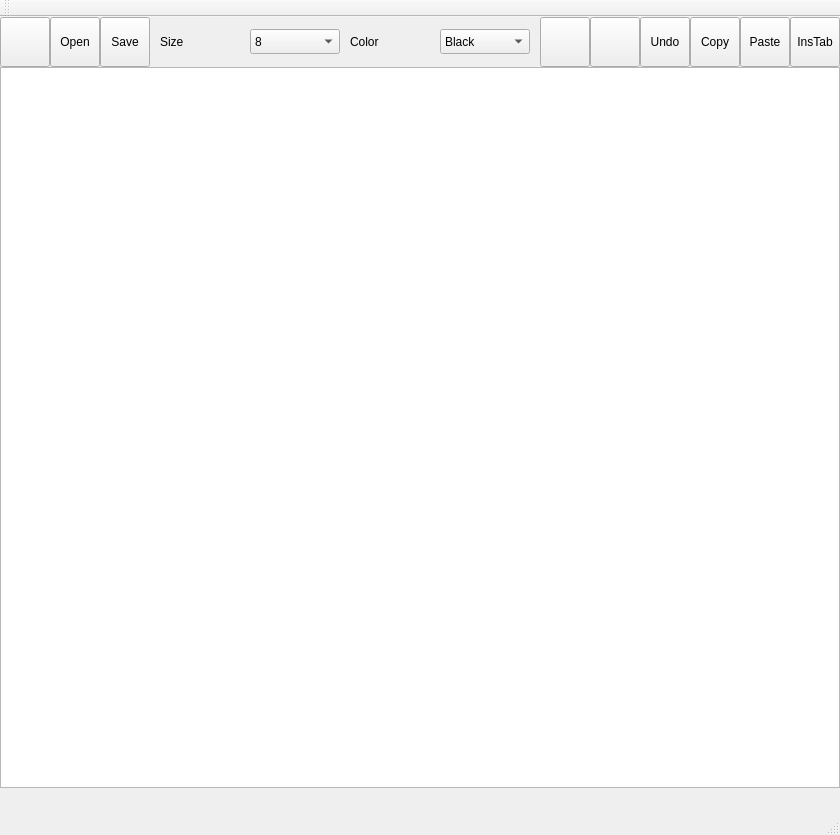
<?xml version="1.0" encoding="UTF-8"?>
<ui version="4.0">
 <class>MainWindow</class>
 <widget class="QMainWindow" name="MainWindow">
  <property name="geometry">
   <rect>
    <x>0</x>
    <y>0</y>
    <width>840</width>
    <height>835</height>
   </rect>
  </property>
  <property name="windowTitle">
   <string>MainWindow</string>
  </property>
  <widget class="QWidget" name="centralWidget">
   <widget class="QTextEdit" name="textEdit">
    <property name="geometry">
     <rect>
      <x>0</x>
      <y>50</y>
      <width>840</width>
      <height>721</height>
     </rect>
    </property>
    <property name="html">
     <string>&lt;!DOCTYPE HTML PUBLIC &quot;-//W3C//DTD HTML 4.0//EN&quot; &quot;http://www.w3.org/TR/REC-html40/strict.dtd&quot;&gt;
&lt;html&gt;&lt;head&gt;&lt;meta name=&quot;qrichtext&quot; content=&quot;1&quot; /&gt;&lt;style type=&quot;text/css&quot;&gt;
p, li { white-space: pre-wrap; }
&lt;/style&gt;&lt;/head&gt;&lt;body style=&quot; font-family:'MS Shell Dlg 2'; font-size:7.8pt; font-weight:400; font-style:normal;&quot;&gt;
&lt;p style=&quot;-qt-paragraph-type:empty; margin-top:0px; margin-bottom:0px; margin-left:0px; margin-right:0px; -qt-block-indent:0; text-indent:0px;&quot;&gt;&lt;br /&gt;&lt;/p&gt;&lt;/body&gt;&lt;/html&gt;</string>
    </property>
   </widget>
   <widget class="QToolButton" name="newFile">
    <property name="geometry">
     <rect>
      <x>0</x>
      <y>0</y>
      <width>50</width>
      <height>50</height>
     </rect>
    </property>
    <property name="text">
     <string/>
    </property>
    <property name="icon">
     <iconset>
      <normaloff>C:/Users/kiril/Downloads/free-icon-add-post-11478228.png</normaloff>C:/Users/kiril/Downloads/free-icon-add-post-11478228.png</iconset>
    </property>
    <property name="iconSize">
     <size>
      <width>30</width>
      <height>30</height>
     </size>
    </property>
   </widget>
   <widget class="QToolButton" name="openFile">
    <property name="geometry">
     <rect>
      <x>50</x>
      <y>0</y>
      <width>50</width>
      <height>50</height>
     </rect>
    </property>
    <property name="text">
     <string>Open</string>
    </property>
    <property name="icon">
     <iconset>
      <normaloff>C:/Users/kiril/Downloads/free-icon-folder-4152306.png</normaloff>C:/Users/kiril/Downloads/free-icon-folder-4152306.png</iconset>
    </property>
    <property name="iconSize">
     <size>
      <width>35</width>
      <height>35</height>
     </size>
    </property>
   </widget>
   <widget class="QToolButton" name="saveFile">
    <property name="geometry">
     <rect>
      <x>100</x>
      <y>0</y>
      <width>50</width>
      <height>50</height>
     </rect>
    </property>
    <property name="text">
     <string>Save</string>
    </property>
    <property name="icon">
     <iconset>
      <normaloff>C:/Users/kiril/Downloads/free-icon-save-2040468.png</normaloff>C:/Users/kiril/Downloads/free-icon-save-2040468.png</iconset>
    </property>
    <property name="iconSize">
     <size>
      <width>30</width>
      <height>30</height>
     </size>
    </property>
   </widget>
   <widget class="QComboBox" name="colorChange">
    <property name="geometry">
     <rect>
      <x>440</x>
      <y>12</y>
      <width>90</width>
      <height>25</height>
     </rect>
    </property>
    <item>
     <property name="text">
      <string>Black</string>
     </property>
    </item>
    <item>
     <property name="text">
      <string>Pink</string>
     </property>
    </item>
    <item>
     <property name="text">
      <string>Yellow</string>
     </property>
    </item>
    <item>
     <property name="text">
      <string>Orange</string>
     </property>
    </item>
    <item>
     <property name="text">
      <string>Red</string>
     </property>
    </item>
    <item>
     <property name="text">
      <string>Green</string>
     </property>
    </item>
    <item>
     <property name="text">
      <string>Blue</string>
     </property>
    </item>
   </widget>
   <widget class="QLabel" name="label">
    <property name="geometry">
     <rect>
      <x>350</x>
      <y>12</y>
      <width>90</width>
      <height>25</height>
     </rect>
    </property>
    <property name="font">
     <font>
      <pointsize>9</pointsize>
     </font>
    </property>
    <property name="text">
     <string>Color</string>
    </property>
   </widget>
   <widget class="QComboBox" name="sizeChange">
    <property name="geometry">
     <rect>
      <x>250</x>
      <y>12</y>
      <width>90</width>
      <height>25</height>
     </rect>
    </property>
    <item>
     <property name="text">
      <string>8</string>
     </property>
    </item>
    <item>
     <property name="text">
      <string>10</string>
     </property>
    </item>
    <item>
     <property name="text">
      <string>12</string>
     </property>
    </item>
    <item>
     <property name="text">
      <string>14</string>
     </property>
    </item>
    <item>
     <property name="text">
      <string>16</string>
     </property>
    </item>
    <item>
     <property name="text">
      <string>18</string>
     </property>
    </item>
    <item>
     <property name="text">
      <string>20</string>
     </property>
    </item>
    <item>
     <property name="text">
      <string>22</string>
     </property>
    </item>
    <item>
     <property name="text">
      <string>24</string>
     </property>
    </item>
   </widget>
   <widget class="QLabel" name="label_2">
    <property name="geometry">
     <rect>
      <x>160</x>
      <y>12</y>
      <width>90</width>
      <height>25</height>
     </rect>
    </property>
    <property name="font">
     <font>
      <pointsize>9</pointsize>
      <weight>50</weight>
      <bold>false</bold>
     </font>
    </property>
    <property name="text">
     <string>Size</string>
    </property>
   </widget>
   <widget class="QToolButton" name="search">
    <property name="geometry">
     <rect>
      <x>540</x>
      <y>0</y>
      <width>50</width>
      <height>50</height>
     </rect>
    </property>
    <property name="text">
     <string/>
    </property>
    <property name="icon">
     <iconset>
      <normaloff>C:/Users/kiril/Downloads/free-icon-search-4347487.png</normaloff>C:/Users/kiril/Downloads/free-icon-search-4347487.png</iconset>
    </property>
    <property name="iconSize">
     <size>
      <width>33</width>
      <height>33</height>
     </size>
    </property>
   </widget>
   <widget class="QPushButton" name="clearButton">
    <property name="geometry">
     <rect>
      <x>590</x>
      <y>0</y>
      <width>50</width>
      <height>50</height>
     </rect>
    </property>
    <property name="text">
     <string/>
    </property>
    <property name="icon">
     <iconset>
      <normaloff>C:/Users/kiril/Downloads/free-icon-recycle-bin-3156999.png</normaloff>C:/Users/kiril/Downloads/free-icon-recycle-bin-3156999.png</iconset>
    </property>
    <property name="iconSize">
     <size>
      <width>32</width>
      <height>32</height>
     </size>
    </property>
   </widget>
   <widget class="QToolButton" name="insertTable">
    <property name="geometry">
     <rect>
      <x>790</x>
      <y>0</y>
      <width>50</width>
      <height>50</height>
     </rect>
    </property>
    <property name="text">
     <string>InsTab</string>
    </property>
    <property name="icon">
     <iconset>
      <normaloff>C:/Users/kiril/Downloads/free-icon-data-table-8246292.png</normaloff>C:/Users/kiril/Downloads/free-icon-data-table-8246292.png</iconset>
    </property>
    <property name="iconSize">
     <size>
      <width>35</width>
      <height>35</height>
     </size>
    </property>
   </widget>
   <widget class="QToolButton" name="undo">
    <property name="geometry">
     <rect>
      <x>640</x>
      <y>0</y>
      <width>50</width>
      <height>50</height>
     </rect>
    </property>
    <property name="text">
     <string>Undo</string>
    </property>
    <property name="icon">
     <iconset>
      <normaloff>C:/Users/kiril/Downloads/free-icon-back-arrow-3545314.png</normaloff>C:/Users/kiril/Downloads/free-icon-back-arrow-3545314.png</iconset>
    </property>
    <property name="iconSize">
     <size>
      <width>37</width>
      <height>37</height>
     </size>
    </property>
   </widget>
   <widget class="QToolButton" name="copy">
    <property name="geometry">
     <rect>
      <x>690</x>
      <y>0</y>
      <width>50</width>
      <height>50</height>
     </rect>
    </property>
    <property name="text">
     <string>Copy</string>
    </property>
    <property name="icon">
     <iconset>
      <normaloff>C:/Users/kiril/Downloads/free-icon-copy-5993921.png</normaloff>C:/Users/kiril/Downloads/free-icon-copy-5993921.png</iconset>
    </property>
    <property name="iconSize">
     <size>
      <width>35</width>
      <height>35</height>
     </size>
    </property>
   </widget>
   <widget class="QToolButton" name="pasteText">
    <property name="geometry">
     <rect>
      <x>740</x>
      <y>0</y>
      <width>50</width>
      <height>50</height>
     </rect>
    </property>
    <property name="text">
     <string>Paste</string>
    </property>
    <property name="icon">
     <iconset>
      <normaloff>C:/Users/kiril/Downloads/free-icon-paste-4043782.png</normaloff>C:/Users/kiril/Downloads/free-icon-paste-4043782.png</iconset>
    </property>
    <property name="iconSize">
     <size>
      <width>31</width>
      <height>31</height>
     </size>
    </property>
   </widget>
  </widget>
  <widget class="QMenuBar" name="menuBar">
   <property name="geometry">
    <rect>
     <x>0</x>
     <y>0</y>
     <width>840</width>
     <height>26</height>
    </rect>
   </property>
  </widget>
  <widget class="QToolBar" name="mainToolBar">
   <attribute name="toolBarArea">
    <enum>TopToolBarArea</enum>
   </attribute>
   <attribute name="toolBarBreak">
    <bool>false</bool>
   </attribute>
  </widget>
  <widget class="QStatusBar" name="statusBar"/>
 </widget>
 <layoutdefault spacing="6" margin="11"/>
 <resources/>
 <connections/>
</ui>
